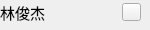
                   <widget class="QWidget" name="widgetSingerS2" native="true">
                    <property name="minimumSize">
                     <size>
                      <width>0</width>
                      <height>30</height>
                     </size>
                    </property>
                    <property name="maximumSize">
                     <size>
                      <width>16777215</width>
                      <height>30</height>
                     </size>
                    </property>
                    <widget class="QWidget" name="layoutWidget_11">
                     <property name="geometry">
                      <rect>
                       <x>0</x>
                       <y>0</y>
                       <width>141</width>
                       <height>25</height>
                      </rect>
                     </property>
                     <layout class="QHBoxLayout" name="horizontalLayout_16">
                      <item>
                       <widget class="QLabel" name="labSinger2">
                        <property name="font">
                         <font>
                          <family>Microsoft YaHei UI</family>
                          <pointsize>11</pointsize>
                         </font>
                        </property>
                        <property name="text">
                         <string>林俊杰</string>
                        </property>
                       </widget>
                      </item>
                      <item>
                       <spacer name="horizontalSpacer_10">
                        <property name="orientation">
                         <enum>Qt::Horizontal</enum>
                        </property>
                        <property name="sizeHint" stdset="0">
                         <size>
                          <width>68</width>
                          <height>20</height>
                         </size>
                        </property>
                       </spacer>
                      </item>
                      <item>
                       <widget class="QPushButton" name="ptnSinger2">
                        <property name="maximumSize">
                         <size>
                          <width>19</width>
                          <height>18</height>
                         </size>
                        </property>
                        <property name="text">
                         <string/>
                        </property>
                       </widget>
                      </item>
                     </layout>
                    </widget>
                   </widget>
